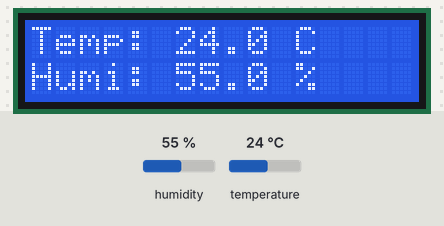
The program below on a simulated ESP32. On the bench: 16×2 character LCD. Inputs (shaded band) come from the test bench; at power-on: humidity 55 %, temperature 24 °C. What the program prints to the serial monitor is not drawn.

Above: at 3.2 s.
3.3 s: humidity set to 22 %
At 5.2 s:
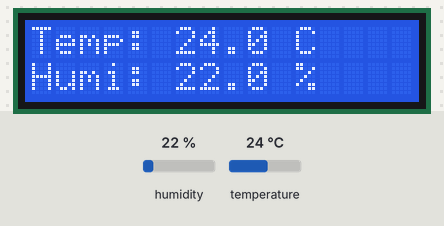
6.0 s: temperature set to 12 °C
At 6.7 s:
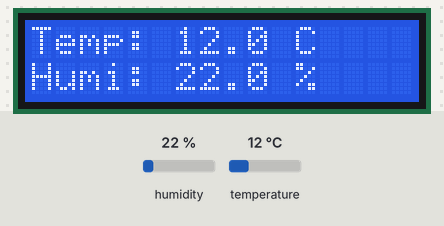
8.7 s: humidity set to 40 %
At 11.0 s:
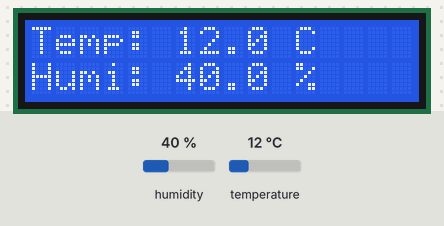
11.7 s: temperature set to 19 °C
At 13.7 s:
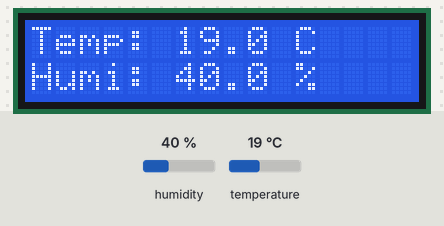
Timing chart, 0 to 15.2 s (numbered marks = the images above; inputs shaded):
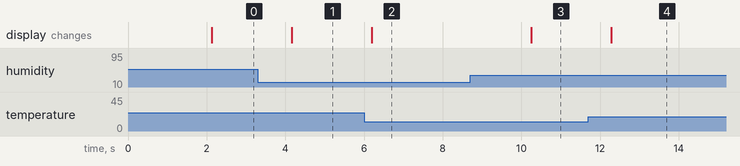

Measured:
- after the input at 3.3 s, the display: changes after 0.86 s (image 1)
- after the input at 6.0 s, the display: changes after 0.19 s (image 2)
- after the input at 8.7 s, the display: changes after 1.6 s (image 3)
- after the input at 11.7 s, the display: changes after 0.59 s (image 4)

The program:

main.cpp
```cpp
#include <Arduino.h>
#include <DHT.h>
#include <LiquidCrystal_I2C.h>

#define DHTPIN 4      // Pin DATA DHT (GPIO4/D4)
#define DHTTYPE DHT22 // Tipe sensor (DHT11 atau DHT22)

// Inisialisasi DHT
DHT dht(DHTPIN, DHTTYPE);

// Inisialisasi LCD I2C (address 0x27, 16 kolom, 2 baris)
// Jika tidak bekerja, coba address 0x3F
LiquidCrystal_I2C lcd(0x3F, 16, 2);

void setup() {
  Serial.begin(115200);

  // Inisialisasi DHT
  dht.begin();

  // Inisialisasi LCD
  lcd.init();
  lcd.backlight();

  // Tampilkan pesan awal
  lcd.setCursor(0, 0);
  lcd.print("DHT22 Sensor");
  lcd.setCursor(0, 1);
  lcd.print("Initializing...");
  delay(2000);
  lcd.clear();
}

void loop() {
  float temperature = dht.readTemperature(); // Baca suhu (°C)
  float humidity = dht.readHumidity();       // Baca kelembaban (%)

  if (isnan(temperature) || isnan(humidity)) {
    Serial.println("Gagal membaca data dari sensor DHT!");

    // Tampilkan error di LCD
    lcd.clear();
    lcd.setCursor(0, 0);
    lcd.print("Error!");
    lcd.setCursor(0, 1);
    lcd.print("Check Sensor");
    return;
  }

  // Tampilkan data di Serial Monitor
  Serial.print("Suhu: ");
  Serial.print(temperature);
  Serial.print(" °C | Kelembaban: ");
  Serial.print(humidity);
  Serial.println(" %");

  // Tampilkan data di LCD
  // Baris 1: Suhu
  lcd.setCursor(0, 0);
  lcd.print("Temp: ");
  lcd.print(temperature, 1); // 1 desimal
  lcd.print(" C");
  lcd.print("  "); // Clear sisa karakter

  // Baris 2: Kelembaban
  lcd.setCursor(0, 1);
  lcd.print("Humi: ");
  lcd.print(humidity, 1); // 1 desimal
  lcd.print(" %");
  lcd.print("  "); // Clear sisa karakter

  delay(2000); // Tunggu 2 detik
}
```
